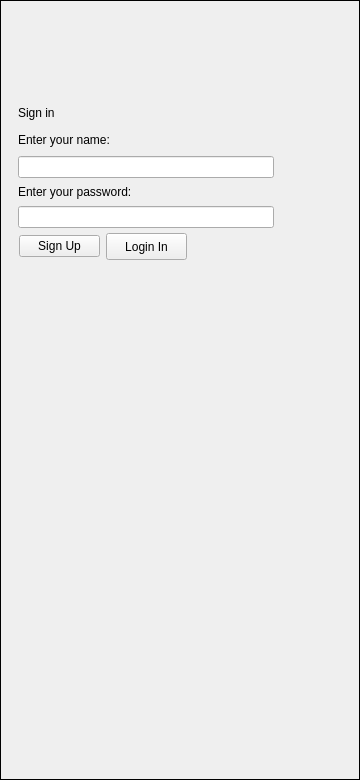
<?xml version="1.0" encoding="UTF-8"?>
<ui version="4.0">
 <class>MainWindow</class>
 <widget class="QMainWindow" name="MainWindow">
  <property name="enabled">
   <bool>true</bool>
  </property>
  <property name="geometry">
   <rect>
    <x>0</x>
    <y>0</y>
    <width>360</width>
    <height>780</height>
   </rect>
  </property>
  <property name="sizePolicy">
   <sizepolicy hsizetype="Fixed" vsizetype="Fixed">
    <horstretch>0</horstretch>
    <verstretch>0</verstretch>
   </sizepolicy>
  </property>
  <property name="minimumSize">
   <size>
    <width>360</width>
    <height>780</height>
   </size>
  </property>
  <property name="maximumSize">
   <size>
    <width>360</width>
    <height>780</height>
   </size>
  </property>
  <property name="baseSize">
   <size>
    <width>360</width>
    <height>780</height>
   </size>
  </property>
  <property name="windowTitle">
   <string>Prototype</string>
  </property>
  <widget class="QWidget" name="mainWidget">
   <property name="sizePolicy">
    <sizepolicy hsizetype="Fixed" vsizetype="Fixed">
     <horstretch>0</horstretch>
     <verstretch>0</verstretch>
    </sizepolicy>
   </property>
   <widget class="QStackedWidget" name="pagesWidget">
    <property name="geometry">
     <rect>
      <x>0</x>
      <y>0</y>
      <width>360</width>
      <height>780</height>
     </rect>
    </property>
    <property name="sizePolicy">
     <sizepolicy hsizetype="Fixed" vsizetype="Fixed">
      <horstretch>0</horstretch>
      <verstretch>0</verstretch>
     </sizepolicy>
    </property>
    <property name="minimumSize">
     <size>
      <width>360</width>
      <height>780</height>
     </size>
    </property>
    <property name="maximumSize">
     <size>
      <width>360</width>
      <height>780</height>
     </size>
    </property>
    <property name="frameShape">
     <enum>QFrame::Shape::Box</enum>
    </property>
    <property name="currentIndex">
     <number>1</number>
    </property>
    <widget class="QWidget" name="signUpPage">
     <property name="minimumSize">
      <size>
       <width>360</width>
       <height>780</height>
      </size>
     </property>
     <property name="maximumSize">
      <size>
       <width>360</width>
       <height>780</height>
      </size>
     </property>
     <widget class="QTabWidget" name="FormPage">
      <property name="geometry">
       <rect>
        <x>0</x>
        <y>0</y>
        <width>360</width>
        <height>780</height>
       </rect>
      </property>
      <property name="minimumSize">
       <size>
        <width>360</width>
        <height>780</height>
       </size>
      </property>
      <property name="maximumSize">
       <size>
        <width>360</width>
        <height>780</height>
       </size>
      </property>
      <property name="currentIndex">
       <number>1</number>
      </property>
      <widget class="QWidget" name="Register">
       <attribute name="title">
        <string>Tab1</string>
       </attribute>
       <widget class="QWidget" name="layoutWidget">
        <property name="geometry">
         <rect>
          <x>0</x>
          <y>200</y>
          <width>362</width>
          <height>134</height>
         </rect>
        </property>
        <layout class="QGridLayout" name="gridLayout_2">
         <item row="6" column="0">
          <widget class="QPushButton" name="nextPageBtn1">
           <property name="maximumSize">
            <size>
             <width>125</width>
             <height>64</height>
            </size>
           </property>
           <property name="text">
            <string>Continue</string>
           </property>
          </widget>
         </item>
         <item row="5" column="0">
          <widget class="QLineEdit" name="newPasswordInput">
           <property name="sizePolicy">
            <sizepolicy hsizetype="Fixed" vsizetype="Fixed">
             <horstretch>0</horstretch>
             <verstretch>0</verstretch>
            </sizepolicy>
           </property>
           <property name="maximumSize">
            <size>
             <width>256</width>
             <height>32</height>
            </size>
           </property>
           <property name="echoMode">
            <enum>QLineEdit::EchoMode::Password</enum>
           </property>
          </widget>
         </item>
         <item row="3" column="0">
          <widget class="QLabel" name="label_4">
           <property name="minimumSize">
            <size>
             <width>360</width>
             <height>16</height>
            </size>
           </property>
           <property name="maximumSize">
            <size>
             <width>360</width>
             <height>16</height>
            </size>
           </property>
           <property name="accessibleName">
            <string>Text Label</string>
           </property>
           <property name="accessibleDescription">
            <string>Enter a password</string>
           </property>
           <property name="text">
            <string>Enter a password:</string>
           </property>
          </widget>
         </item>
         <item row="0" column="0">
          <widget class="QLabel" name="label_3">
           <property name="accessibleName">
            <string>Text Label</string>
           </property>
           <property name="accessibleDescription">
            <string>Enter your name</string>
           </property>
           <property name="text">
            <string>Enter your name:</string>
           </property>
          </widget>
         </item>
         <item row="1" column="0">
          <widget class="QLineEdit" name="newNameInput">
           <property name="maximumSize">
            <size>
             <width>256</width>
             <height>32</height>
            </size>
           </property>
           <property name="inputMask">
            <string/>
           </property>
           <property name="maxLength">
            <number>21</number>
           </property>
          </widget>
         </item>
        </layout>
       </widget>
      </widget>
      <widget class="QWidget" name="QuestionPage1">
       <property name="sizePolicy">
        <sizepolicy hsizetype="Fixed" vsizetype="Fixed">
         <horstretch>0</horstretch>
         <verstretch>0</verstretch>
        </sizepolicy>
       </property>
       <attribute name="title">
        <string>Tab2</string>
       </attribute>
       <widget class="QWidget" name="formLayoutWidget_2">
        <property name="geometry">
         <rect>
          <x>0</x>
          <y>-1</y>
          <width>353</width>
          <height>737</height>
         </rect>
        </property>
        <layout class="QFormLayout" name="formLayout_2">
         <item row="0" column="0" colspan="2">
          <layout class="QVBoxLayout" name="verticalLayout">
           <property name="sizeConstraint">
            <enum>QLayout::SizeConstraint::SetDefaultConstraint</enum>
           </property>
           <property name="leftMargin">
            <number>5</number>
           </property>
           <property name="topMargin">
            <number>10</number>
           </property>
           <property name="rightMargin">
            <number>5</number>
           </property>
           <property name="bottomMargin">
            <number>10</number>
           </property>
           <item>
            <widget class="QLabel" name="label">
             <property name="accessibleName">
              <string>Text Label</string>
             </property>
             <property name="accessibleDescription">
              <string>What is your sleep goal?</string>
             </property>
             <property name="text">
              <string>What is your sleep goal?</string>
             </property>
            </widget>
           </item>
           <item>
            <widget class="QSpinBox" name="goalInput">
             <property name="accessibleName">
              <string>Number Input Field.</string>
             </property>
             <property name="accessibleDescription">
              <string>Enter your sleep goal here.</string>
             </property>
             <property name="maximum">
              <number>24</number>
             </property>
            </widget>
           </item>
          </layout>
         </item>
         <item row="1" column="0" colspan="2">
          <layout class="QVBoxLayout" name="verticalLayout_5">
           <property name="leftMargin">
            <number>5</number>
           </property>
           <property name="topMargin">
            <number>10</number>
           </property>
           <property name="rightMargin">
            <number>5</number>
           </property>
           <property name="bottomMargin">
            <number>10</number>
           </property>
           <item>
            <widget class="QLabel" name="label_2">
             <property name="accessibleName">
              <string>Text Label</string>
             </property>
             <property name="text">
              <string>How many hours of sleep do you get a week?</string>
             </property>
            </widget>
           </item>
           <item>
            <widget class="QSpinBox" name="sleepInput">
             <property name="accessibleName">
              <string>Number Input Field</string>
             </property>
             <property name="accessibleDescription">
              <string>Enter how many hours of sleep you get here.</string>
             </property>
             <property name="maximum">
              <number>24</number>
             </property>
            </widget>
           </item>
           <item alignment="Qt::AlignmentFlag::AlignRight">
            <widget class="QPushButton" name="nextPageBtn2">
             <property name="maximumSize">
              <size>
               <width>125</width>
               <height>64</height>
              </size>
             </property>
             <property name="text">
              <string>Continue</string>
             </property>
            </widget>
           </item>
          </layout>
         </item>
        </layout>
       </widget>
      </widget>
      <widget class="QWidget" name="QuestionPage2">
       <attribute name="title">
        <string>Tab3</string>
       </attribute>
       <widget class="QWidget" name="formLayoutWidget_3">
        <property name="geometry">
         <rect>
          <x>0</x>
          <y>0</y>
          <width>364</width>
          <height>737</height>
         </rect>
        </property>
        <layout class="QFormLayout" name="formLayout_3">
         <item row="0" column="0" colspan="2">
          <layout class="QVBoxLayout" name="verticalLayout_6">
           <property name="topMargin">
            <number>10</number>
           </property>
           <property name="bottomMargin">
            <number>10</number>
           </property>
           <item>
            <widget class="QLabel" name="label_5">
             <property name="text">
              <string>In hours, how long is the gap between screen and sleep?</string>
             </property>
            </widget>
           </item>
           <item>
            <widget class="QSpinBox" name="spinBox">
             <property name="accessibleName">
              <string>Number input field.</string>
             </property>
             <property name="accessibleDescription">
              <string>Enter the gap between screen time and bed time here.</string>
             </property>
            </widget>
           </item>
          </layout>
         </item>
         <item row="1" column="0" colspan="2">
          <layout class="QVBoxLayout" name="verticalLayout_7">
           <property name="leftMargin">
            <number>0</number>
           </property>
           <property name="topMargin">
            <number>10</number>
           </property>
           <property name="rightMargin">
            <number>0</number>
           </property>
           <property name="bottomMargin">
            <number>10</number>
           </property>
           <item>
            <widget class="QLabel" name="label_6">
             <property name="minimumSize">
              <size>
               <width>360</width>
               <height>16</height>
              </size>
             </property>
             <property name="maximumSize">
              <size>
               <width>360</width>
               <height>16</height>
              </size>
             </property>
             <property name="accessibleName">
              <string>Text Label</string>
             </property>
             <property name="accessibleDescription">
              <string>What activities do you do to go to sleep?</string>
             </property>
             <property name="text">
              <string>What activities do you do to go to sleep?:</string>
             </property>
            </widget>
           </item>
           <item>
            <layout class="QGridLayout" name="gridLayout">
             <property name="topMargin">
              <number>10</number>
             </property>
             <property name="bottomMargin">
              <number>10</number>
             </property>
             <item row="1" column="0">
              <widget class="QRadioButton" name="radioButtonPhone">
               <property name="accessibleName">
                <string>Radial </string>
               </property>
               <property name="accessibleDescription">
                <string>Option 2. Phone</string>
               </property>
               <property name="text">
                <string>Phone</string>
               </property>
              </widget>
             </item>
             <item row="3" column="0">
              <widget class="QRadioButton" name="radioButtonMeditating">
               <property name="accessibleName">
                <string>Radial Button 4</string>
               </property>
               <property name="accessibleDescription">
                <string>Option 4. Meditating</string>
               </property>
               <property name="text">
                <string>Meditating</string>
               </property>
              </widget>
             </item>
             <item row="2" column="0">
              <widget class="QRadioButton" name="radioButtonReading">
               <property name="accessibleName">
                <string>Radial Button 3</string>
               </property>
               <property name="accessibleDescription">
                <string>Option 3. Reading</string>
               </property>
               <property name="text">
                <string>Reading</string>
               </property>
              </widget>
             </item>
             <item row="0" column="0">
              <widget class="QRadioButton" name="radioButtonMusic">
               <property name="accessibleName">
                <string>Radial Button 1</string>
               </property>
               <property name="accessibleDescription">
                <string>First Option. Option 1. Music or podcasts</string>
               </property>
               <property name="text">
                <string>Music or podcasts</string>
               </property>
              </widget>
             </item>
             <item row="4" column="0">
              <widget class="QRadioButton" name="radioButtonNothing">
               <property name="accessibleName">
                <string>Radial Button 5</string>
               </property>
               <property name="accessibleDescription">
                <string>Last Option. Option 5. Nothing. </string>
               </property>
               <property name="text">
                <string>Nothing</string>
               </property>
              </widget>
             </item>
            </layout>
           </item>
           <item alignment="Qt::AlignmentFlag::AlignRight">
            <widget class="QPushButton" name="nextPageBtn3">
             <property name="maximumSize">
              <size>
               <width>125</width>
               <height>64</height>
              </size>
             </property>
             <property name="text">
              <string>Continue</string>
             </property>
            </widget>
           </item>
          </layout>
         </item>
        </layout>
       </widget>
      </widget>
     </widget>
    </widget>
    <widget class="QWidget" name="signInPage">
     <property name="sizePolicy">
      <sizepolicy hsizetype="Fixed" vsizetype="Fixed">
       <horstretch>0</horstretch>
       <verstretch>0</verstretch>
      </sizepolicy>
     </property>
     <property name="minimumSize">
      <size>
       <width>360</width>
       <height>780</height>
      </size>
     </property>
     <property name="maximumSize">
      <size>
       <width>360</width>
       <height>780</height>
      </size>
     </property>
     <widget class="QWidget" name="layoutWidget">
      <property name="geometry">
       <rect>
        <x>18</x>
        <y>232</y>
        <width>168</width>
        <height>27</height>
       </rect>
      </property>
      <layout class="QHBoxLayout" name="horizontalLayout">
       <item>
        <widget class="QPushButton" name="signUpBtn">
         <property name="text">
          <string>Sign Up</string>
         </property>
        </widget>
       </item>
       <item>
        <widget class="QPushButton" name="signInBtn">
         <property name="maximumSize">
          <size>
           <width>125</width>
           <height>64</height>
          </size>
         </property>
         <property name="cursor">
          <cursorShape>PointingHandCursor</cursorShape>
         </property>
         <property name="text">
          <string>Login In</string>
         </property>
        </widget>
       </item>
      </layout>
     </widget>
     <widget class="QWidget" name="layoutWidget">
      <property name="geometry">
       <rect>
        <x>17</x>
        <y>101</y>
        <width>362</width>
        <height>126</height>
       </rect>
      </property>
      <layout class="QVBoxLayout" name="verticalLayout_2">
       <item>
        <widget class="QLabel" name="label_9">
         <property name="text">
          <string>Sign in</string>
         </property>
        </widget>
       </item>
       <item>
        <widget class="QLabel" name="label_7">
         <property name="accessibleName">
          <string>Text Label</string>
         </property>
         <property name="accessibleDescription">
          <string>Enter your name</string>
         </property>
         <property name="text">
          <string>Enter your name:</string>
         </property>
        </widget>
       </item>
       <item>
        <widget class="QLineEdit" name="nameInput">
         <property name="sizePolicy">
          <sizepolicy hsizetype="Fixed" vsizetype="Fixed">
           <horstretch>0</horstretch>
           <verstretch>0</verstretch>
          </sizepolicy>
         </property>
         <property name="maximumSize">
          <size>
           <width>256</width>
           <height>32</height>
          </size>
         </property>
         <property name="accessibleName">
          <string>Text input field.</string>
         </property>
         <property name="accessibleDescription">
          <string>Enter your name here</string>
         </property>
        </widget>
       </item>
       <item>
        <widget class="QLabel" name="label_8">
         <property name="minimumSize">
          <size>
           <width>360</width>
           <height>16</height>
          </size>
         </property>
         <property name="maximumSize">
          <size>
           <width>360</width>
           <height>16</height>
          </size>
         </property>
         <property name="accessibleName">
          <string>Text Label</string>
         </property>
         <property name="accessibleDescription">
          <string>Enter a password</string>
         </property>
         <property name="text">
          <string>Enter your password:</string>
         </property>
        </widget>
       </item>
       <item>
        <widget class="QLineEdit" name="passwordInput">
         <property name="sizePolicy">
          <sizepolicy hsizetype="Fixed" vsizetype="Fixed">
           <horstretch>0</horstretch>
           <verstretch>0</verstretch>
          </sizepolicy>
         </property>
         <property name="maximumSize">
          <size>
           <width>256</width>
           <height>32</height>
          </size>
         </property>
         <property name="accessibleName">
          <string>Input Field</string>
         </property>
         <property name="accessibleDescription">
          <string>Enter your password here</string>
         </property>
         <property name="text">
          <string/>
         </property>
         <property name="maxLength">
          <number>20</number>
         </property>
         <property name="echoMode">
          <enum>QLineEdit::EchoMode::Password</enum>
         </property>
        </widget>
       </item>
      </layout>
     </widget>
    </widget>
    <widget class="QWidget" name="overviewPage">
     <property name="sizePolicy">
      <sizepolicy hsizetype="Fixed" vsizetype="Fixed">
       <horstretch>0</horstretch>
       <verstretch>0</verstretch>
      </sizepolicy>
     </property>
    </widget>
   </widget>
  </widget>
 </widget>
 <resources/>
 <connections/>
</ui>
